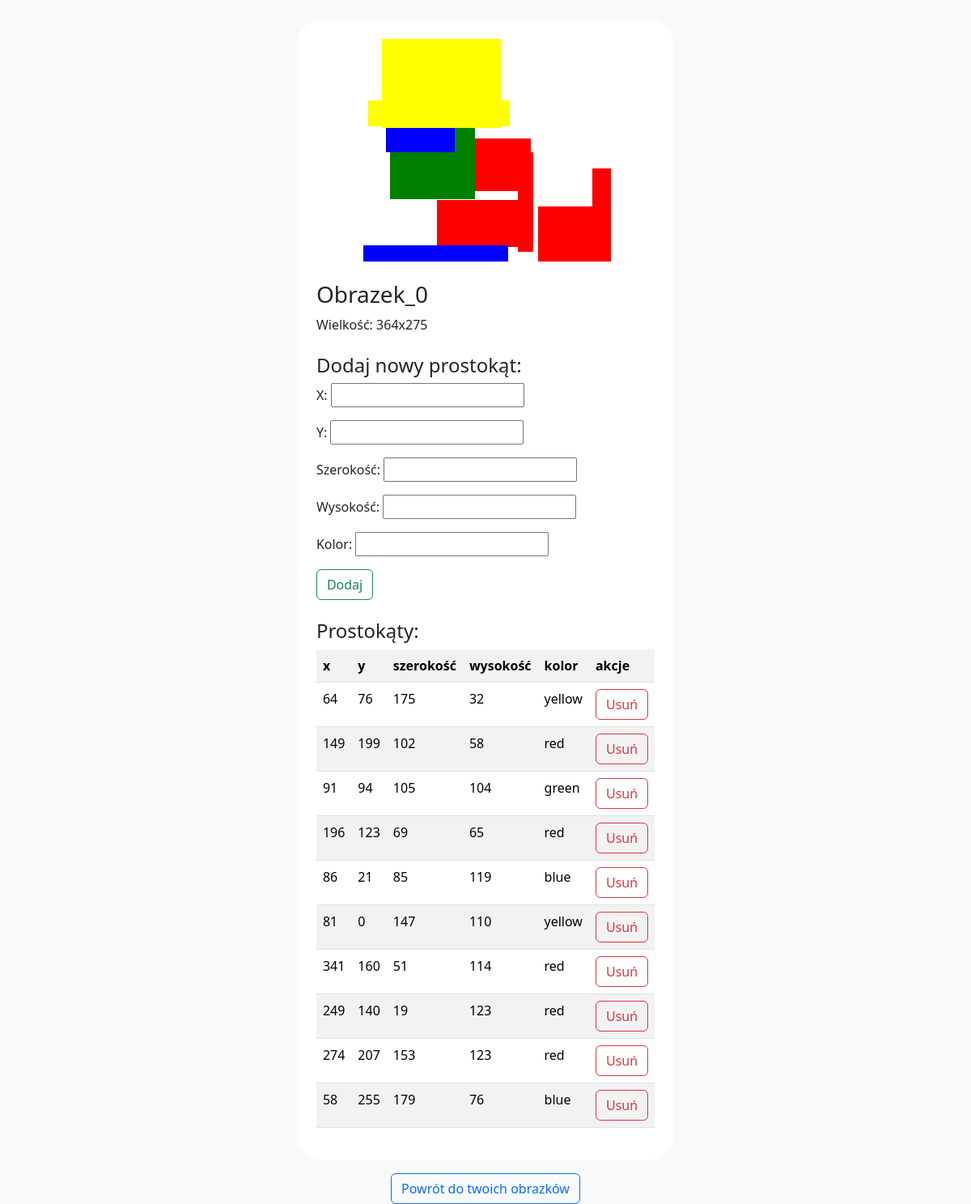
The page /images/image_edit/812/ on the database its author committed.
### images_gallery/models.py (models this page shows, shortened)
class Image(models.Model):
    title = models.CharField(max_length=255)
    svg_data = models.TextField()
    width = models.IntegerField(default=100)
    height = models.IntegerField(default=100)
    artist = models.ForeignKey(settings.AUTH_USER_MODEL, on_delete=models.CASCADE, related_name='assigned_images', null=True, blank=True)
    description = models.TextField(blank=True, null=True)
    publication_date = models.DateTimeField(default=timezone.now)
    tags = models.ManyToManyField(Tag, related_name='images')

class Rectangle(models.Model):
    image = models.ForeignKey(Image, related_name='rectangles', on_delete=models.CASCADE)
    x = models.IntegerField()
    y = models.IntegerField()
    width = models.IntegerField()
    height = models.IntegerField()
    color = models.CharField(max_length=100)

### images_gallery/views.py (the view)
# urls.py: path('image_edit/<int:pk>/', image_detail_editable, name='image_detail_editable'),
def image_detail_editable(request, pk):
    image = get_object_or_404(Image, pk=pk)
    if request.method == 'POST':
        form = RectangleForm(request.POST)
        if form.is_valid():
            Rectangle.objects.create(
                image=image,
                x=form.cleaned_data['x'],
                y=form.cleaned_data['y'],
                width=form.cleaned_data['width'],
                height=form.cleaned_data['height'],
                color=form.cleaned_data['color']
            )
            return redirect('image_detail_editable', pk=image.pk)
    else:
        form = RectangleForm()
    return render(request, 'images_gallery/image_detail_editable.html', {'image': image, 'form': form})

### images_gallery/forms.py
class RectangleForm(forms.Form):
    x = forms.IntegerField(label='X', min_value=0)
    y = forms.IntegerField(label='Y', min_value=0)
    width = forms.IntegerField(label='Szerokość', min_value=1)
    height = forms.IntegerField(label='Wysokość', min_value=1)
    color = forms.CharField(label='Kolor', max_length=100)

### images_gallery/templates/images_gallery/image_detail_editable.html (shortened to what this page needs)
<!DOCTYPE html>
<html>
<head>
    <link href="https://cdn.jsdelivr.net/npm/bootstrap@5.3.3/dist/css/bootstrap.min.css" rel="stylesheet">
</head>
<body class="bg-light">
<div class="d-flex justify-content-center mt-4">
<div class="bg-white p-4 rounded-5">
    <svg width="{{ image.width }}" height="{{ image.height }}" viewBox="0 0 {{ image.width }} {{ image.height }}" version="1.1" xmlns="http://www.w3.org/2000/svg">
        {% for rectangle in image.rectangles.all %}
        <rect x="{{ rectangle.x }}" y="{{ rectangle.y }}" width="{{ rectangle.width }}" height="{{ rectangle.height }}" fill="{{ rectangle.color }}"></rect>
        {% endfor %}
    </svg>
    <h3 class="mt-4">{{ image.title }}</h3>
    <p>Wielkość: {{ image.width }}x{{ image.height }}</p>
    <h4 class="mt-4">Dodaj nowy prostokąt:</h4>
    <form method="post">
        {{ form.as_p }}
        <button type="submit" class="btn btn-outline-success">Dodaj</button>
    </form>
    <h4 class="mt-4">Prostokąty:</h4>
    <table class="table table-striped">
        <tr>
            <th>x</th>
            <th>y</th>
            <th>szerokość</th>
            <th>wysokość</th>
            <th>kolor</th>
            <th>akcje</th>
        </tr>
        {% for rectangle in image.rectangles.all %}
        <tr>
            <td>{{ rectangle.x }}</td>
            <td>{{ rectangle.y }}</td>
            <td>{{ rectangle.width }}</td>
            <td>{{ rectangle.height }}</td>
            <td>{{ rectangle.color }}</td>
            <td>
                <form action="{% url 'rectangle_delete' pk=image.pk rectangle_pk=rectangle.pk %}" method="post">
                    <button type="submit" class="btn btn-outline-danger">Usuń</button>
                </form>
            </td>
        </tr>
        {% endfor %}
    </table>
</div>
</div>
<div class="d-flex justify-content-center mt-3">
    <a href="{% url 'my_images' %}" class="btn btn-outline-primary">Powrót do twoich obrazków</a>
</div>
</body>
</html>

### rows shown on the page
Image: title "Obrazek_0", width "364", height "275"
Rectangle: x "64", y "76", width "175", height "32", color "yellow"
Rectangle: x "149", y "199", width "102", height "58", color "red"
Rectangle: x "91", y "94", width "105", height "104", color "green"
Rectangle: x "196", y "123", width "69", height "65", color "red"
Rectangle: x "86", y "21", width "85", height "119", color "blue"
Rectangle: x "81", y "0", width "147", height "110", color "yellow"
Rectangle: x "341", y "160", width "51", height "114", color "red"
Rectangle: x "249", y "140", width "19", height "123", color "red"
Rectangle: x "274", y "207", width "153", height "123", color "red"
Rectangle: x "58", y "255", width "179", height "76", color "blue"
